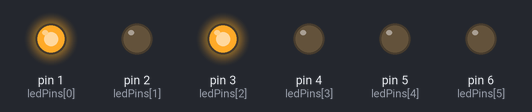
A sketch run on a simulated Arduino Uno, built with avr-gcc and run on an emulated ATmega328P. On the bench: output pins drawn as LEDs (lit = HIGH).

Above: at 0.22 s.
At 1.3 s:
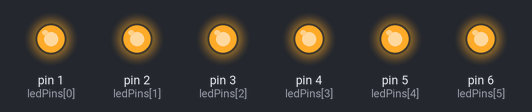
At 2.42 s:
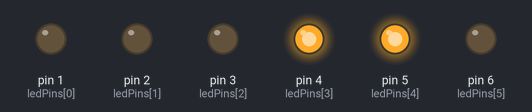
At 3.87 s:
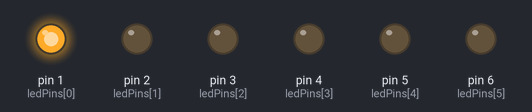
At 6.37 s:
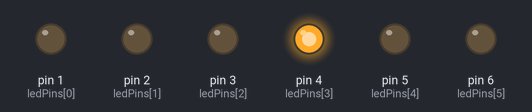
At 11.6 s:
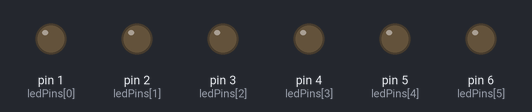
Timing chart, 0 to 15.9 s (numbered marks = the images above):
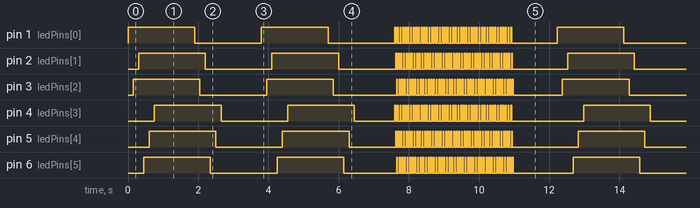

The sketch:

MusicLight.ino
```cpp
// Coreographed lights for Super Mario Bros. Underground
// Open source
// Made for Arduino 101
const int breakMs = 1000; // ms between first and second, second and third, third and fourth, and fourth and fifth part of music
const int breakMsB = 1250; // ms between loops
const int ledPins[] = {1, 2, 3, 4, 5, 6}; // pins in use for LEDs. When building a circuit for this code, line up the LEDs in order by pin.
const int shortMs = 150; // ms between each beat
const double speed = 1.0; // change the speed. 1.0 is normal.
void setup() {
  int i;
  for (i = 0; i <= 5; i++) {
    pinMode(ledPins[i], OUTPUT); // all LEDs, all OUTPUT
  };
};
void loop() {
  int i;
  for (i = 0; i <= 1; i++) {
    sixBeatA();
    sixBeatB();
  }
  for (i = 0; i <= 44; i++) {
    blink();
  }
  delay(breakMsB * speed);
};
void blink() {
  int index;
  int delayTime = 25;
  for (index = 0; index <= 2; index++) {
    digitalWrite(ledPins[index], HIGH);
    digitalWrite(ledPins[index + 3], HIGH);
    delay(delayTime * speed);
    digitalWrite(ledPins[index], LOW);
    digitalWrite(ledPins[index + 3], LOW);
  }
};
void sixBeatA() {
  // this is for the first sequence, which plays twice
  digitalWrite(ledPins[0], HIGH);
  delay(shortMs * speed);
  digitalWrite(ledPins[2], HIGH);
  delay(shortMs * speed);
  digitalWrite(ledPins[1], HIGH);
  delay(shortMs * speed);
  digitalWrite(ledPins[5], HIGH);
  delay(shortMs * speed);
  digitalWrite(ledPins[4], HIGH);
  delay(shortMs * speed);
  digitalWrite(ledPins[3], HIGH);
  delay(shortMs * speed);
  delay(breakMs * speed);
};
void sixBeatB() {
  // this is for the second sequence, which plays twice
  digitalWrite(ledPins[0], LOW);
  delay(shortMs * speed);
  digitalWrite(ledPins[2], LOW);
  delay(shortMs * speed);
  digitalWrite(ledPins[1], LOW);
  delay(shortMs * speed);
  digitalWrite(ledPins[5], LOW);
  delay(shortMs * speed);
  digitalWrite(ledPins[4], LOW);
  delay(shortMs * speed);
  digitalWrite(ledPins[3], LOW);
  delay(shortMs * speed);
  delay(breakMs * speed);
};
```

Measured:
- by itself, pin 1 (ledPins[0]): repeats every 12.2 s: LOW 1.9 s, HIGH 1.9 s, LOW 1.9 s, 44 × (HIGH 0.03 s, LOW 0.05 s), HIGH 0.03 s, LOW 1.3 s, HIGH 1.9 s
- by itself, pin 2 (ledPins[1]): repeats every 12.2 s: LOW 1.9 s, HIGH 1.9 s, LOW 1.6 s, 44 × (HIGH 0.03 s, LOW 0.05 s), HIGH 0.03 s, LOW 1.6 s, HIGH 1.9 s
- by itself, everything shown: repeats every 12.2 s, in 35 steps
